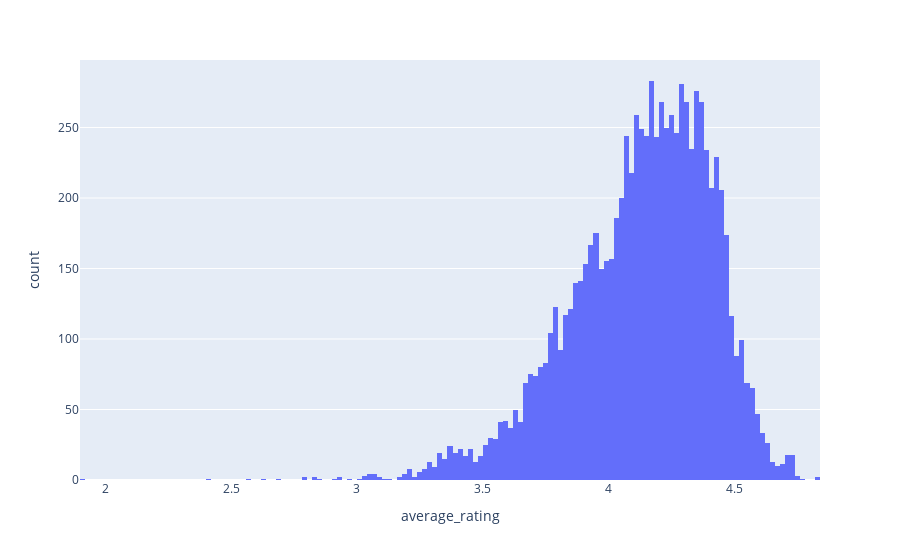

Here is the notebook cell this chart was saved with:
### Code cell
fig = px.histogram(df_books[df_books['ratings_count']>500], x='average_rating')
fig.show()

### Figure 1 — Plotly figure (JSON) as saved in the notebook; plotly's stock layout.template omitted (floating-point values rounded to 4 significant figures; data arrays with more than 128 entries replaced by an {"elided": "..."} marker saying what was removed)
{"data": [{"alignmentgroup": "True", "bingroup": "x", "hovertemplate": "average_rating=%{x}<br>count=%{y}<extra></extra>", "legendgroup": "", "marker": {"color": "#636efa", "pattern": {"shape": ""}}, "name": "", "offsetgroup": "", "orientation": "v", "showlegend": false, "type": "histogram", "x": {"elided": "8867 float values"}, "xaxis": "x", "yaxis": "y"}], "layout": {"barmode": "relative", "legend": {"tracegroupgap": 0}, "margin": {"t": 60}, "xaxis": {"anchor": "y", "domain": [0, 1], "title": {"text": "average_rating"}}, "yaxis": {"anchor": "x", "domain": [0, 1], "title": {"text": "count"}}}}
